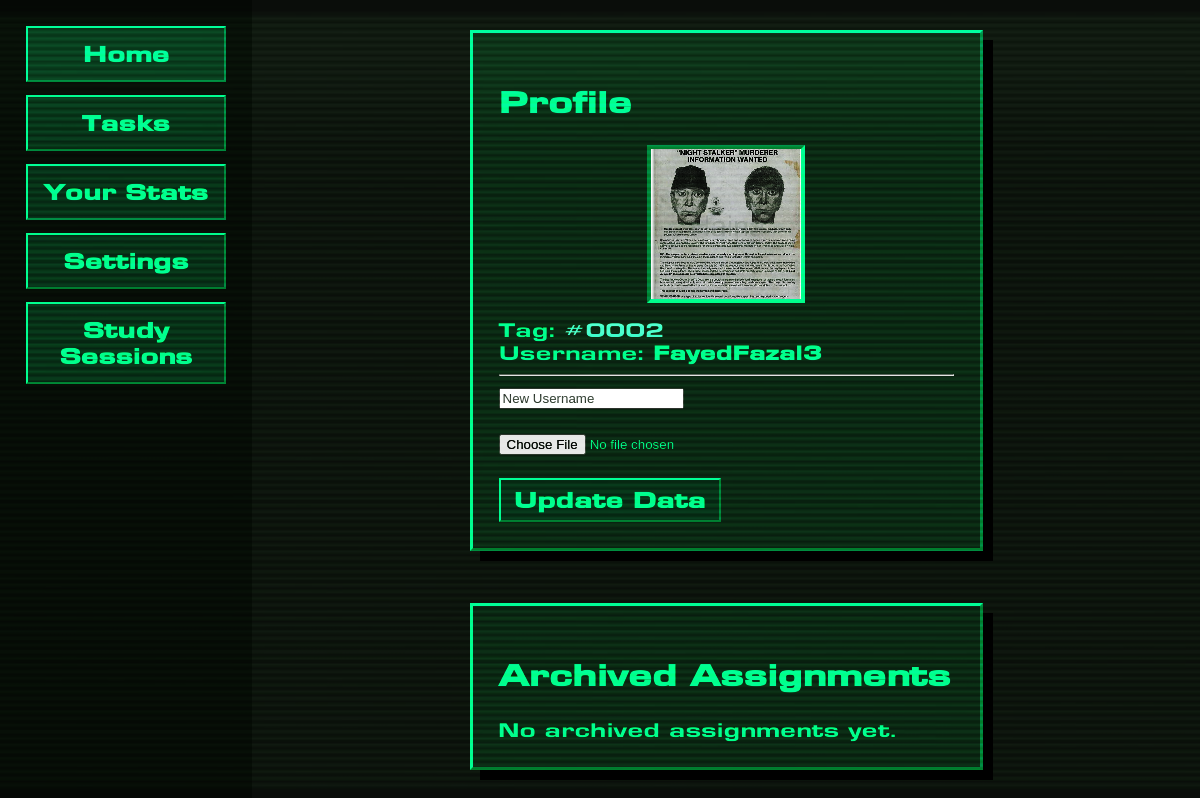
The page /profile (signed in) on the database as committed earlier.
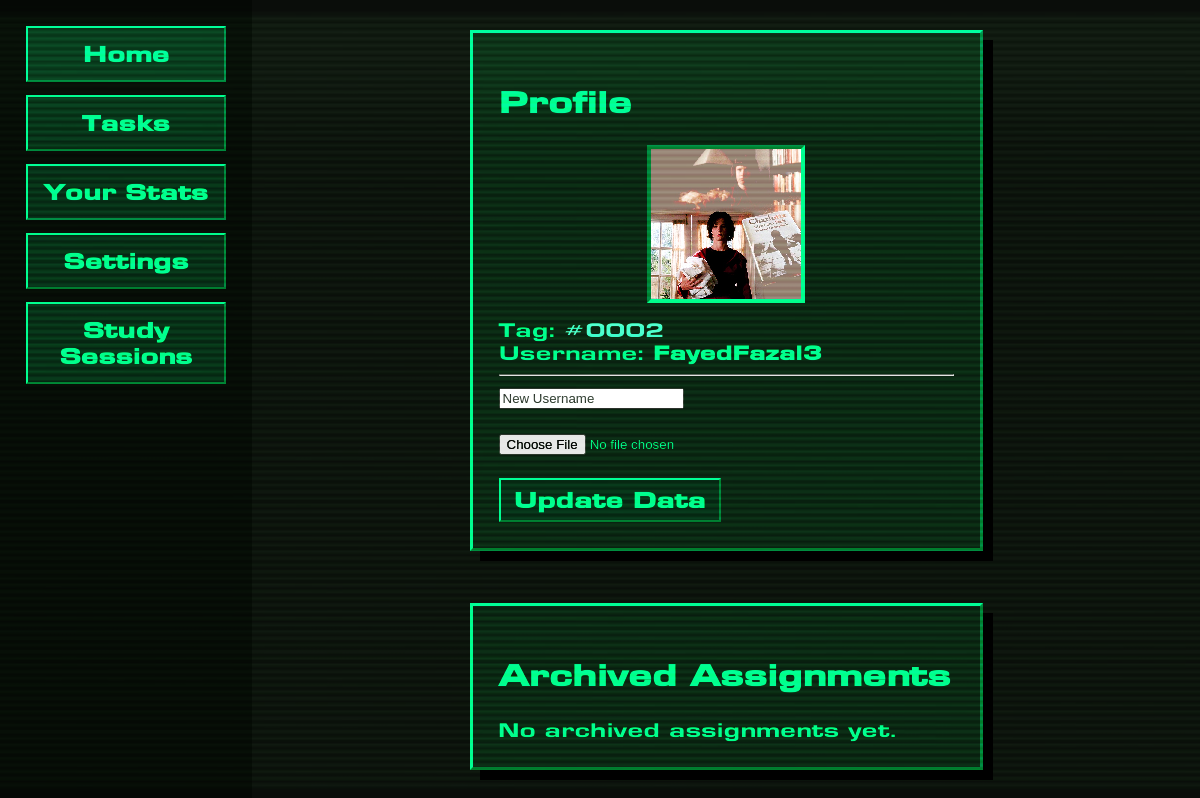
The same page on the database as committed later.
### tables this page shows
CREATE TABLE users (
                id INTEGER PRIMARY KEY AUTOINCREMENT,
                username TEXT UNIQUE NOT NULL,
                tag TEXT UNIQUE NOT NULL,
                pfp_url TEXT NOT NULL,
                dark_mode INTEGER NOT NULL DEFAULT 0
            );

### app.py (the view, shortened to what this page needs)
@app.route('/profile', methods=['GET', 'POST'])
def profile():
    user = get_current_user()
    if not user:
        return redirect(url_for('login'))
    archived_assignments = get_archived_assignments_for_user(user['id'])
    return render_template('profile.html', user=user, archived_assignments=archived_assignments)

### app.py (called while the page is built)
def get_db():
    conn = sqlite3.connect(app.config['DATABASE'])
    conn.row_factory = sqlite3.Row
    return conn

@app.before_request
def setup_database():
    init_db()

def get_user_by_id(user_id):
    if not user_id:
        return None
    row = get_db().execute('SELECT * FROM users WHERE id = ?', (user_id,)).fetchone()
    return dict(row) if row else None

def get_current_user():
    return get_user_by_id(session.get('user_id'))

def get_archived_assignments_for_user(user_id):
    rows = get_db().execute(
        'SELECT * FROM assignments WHERE user_id = ? AND archived = 1 ORDER BY due DESC', (user_id,)
    ).fetchall()
    return [dict(row) for row in rows]

### templates/profile.html (shortened to what this page needs)
<!DOCTYPE html>
<html>
<head>
    <link rel="stylesheet" href="{{ url_for('static', filename='style.css') }}">
</head>
<body>
    <nav>
        <ul>
            <li><button><a href="{{ url_for('home') }}">Home</a></button></li>
            <li><button><a href="{{ url_for('dashboard') }}">Tasks</a></button></li>
            <li><button><a href="{{ url_for('stats') }}">Your Stats</a></button></li>
            <li><button><a href="{{ url_for('settings') }}">Settings</a></button></li>
            <li><button><a href="{{ url_for('clock') }}">Study Sessions</a></button></li>
        </ul>
    </nav>
    <main>
        <div class="profile-card">
            <h2>Profile</h2>
            <div class="pfp-container">
                <img src="{{ user.pfp_url if user.pfp_url.startswith('/') else url_for('static', filename=user.pfp_url) }}" alt="Profile Photo">
            </div>
            <p>Tag: <span style="color: rgb(136, 255, 223);">#{{ user.tag }}</span></p>
            <p>Username: <strong>{{ user.username }}</strong></p>
            <hr>
            <form method="POST" enctype="multipart/form-data">
                <input type="text" name="username" placeholder="New Username"><br><br>
                <input type="file" name="pfp_file"><br><br>
                <button type="submit">Update Data</button>
            </form>
        </div>
        <div class="profile-card">
            <h2>Archived Assignments</h2>
            {% if archived_assignments %}
                <ul class="archive-list">
                    {% for item in archived_assignments %}
                    <li>
                        <strong>{{ item.task }}</strong>
                        <div>
                            Due: {{ item.due }} &gt; {{ item.difficulty }}
                        </div>
                    </li>
                    {% endfor %}
                </ul>
            {% else %}
                <p>No archived assignments yet.</p>
            {% endif %}
        </div>
    </main>
</body>
</html>

Rows that differ between the two databases and show on the page:
changed users "FayedFazal3": pfp_url: a different picture
